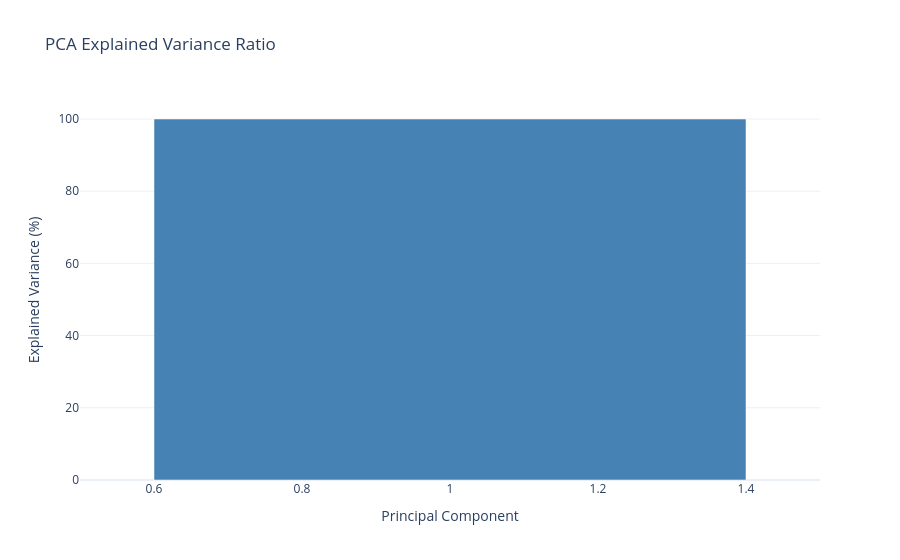
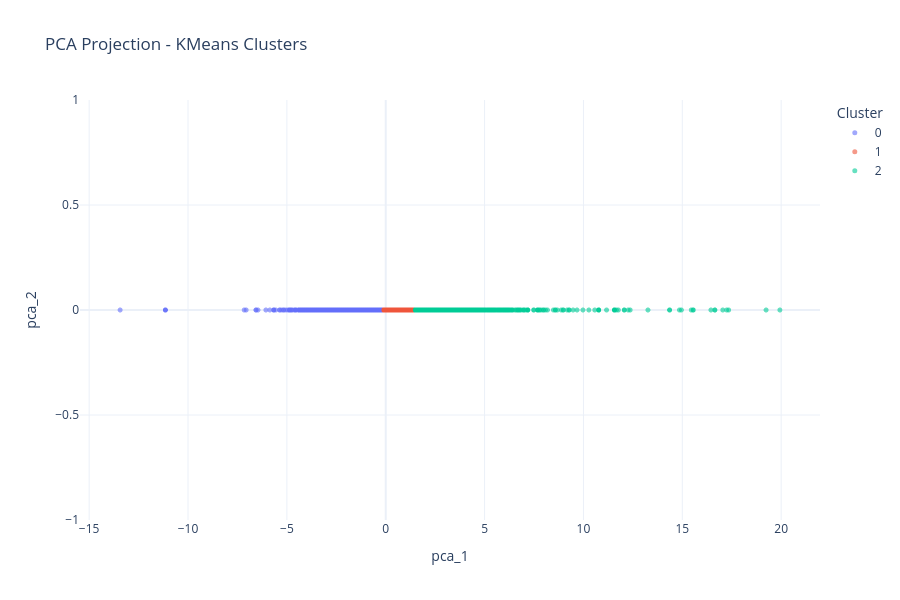

The notebook cell these images were saved under, in order:
### Markdown cell above
## 3. Reducción de Dimensionalidad y Visualización

### 3.1 PCA Analysis

### Code cell
# Cargar o construir embeddings y varianza de PCA si faltan
report_dir = Path('../data/08_reports')
pca_embed_path = report_dir / 'pca_embedding.csv'
pca_var_path = report_dir / 'pca_explained_variance.csv'

if not pca_embed_path.exists() or not pca_var_path.exists():
    if 'features' not in globals() or features.empty:
        raise FileNotFoundError("Missing PCA files and 'features' dataframe is empty or undefined.")

    # Estandarizar y calcular PCA (hasta 2 componentes; si solo hay 1 feature, crear pca_2=0 para el scatter)
    X_pca_src = features.values.astype(np.float32, copy=False)
    scaler = StandardScaler()
    X_pca = scaler.fit_transform(X_pca_src)

    n_comp = max(1, min(2, X_pca.shape[1]))
    pca = PCA(n_components=n_comp, random_state=42)
    Z = pca.fit_transform(X_pca)

    pca_df = pd.DataFrame(Z, columns=[f'pca_{i+1}' for i in range(n_comp)], index=features.index)
    if 'pca_2' not in pca_df.columns:
        pca_df['pca_2'] = 0.0  # asegurar 2D para la gráfica

    # Adjuntar etiqueta de KMeans para colorear
    if 'cluster_labels' in globals() and not cluster_labels.empty and 'kmeans_label' in cluster_labels.columns:
        pca_df['kmeans_label'] = cluster_labels['kmeans_label'].values
    elif 'labels_km' in globals() and isinstance(labels_km, np.ndarray) and len(labels_km) == len(pca_df):
        pca_df['kmeans_label'] = labels_km
    else:
        k_for_build = int(globals().get('k_opt', 3))
        km_temp = KMeans(n_clusters=k_for_build, random_state=42, n_init='auto')
        pca_df['kmeans_label'] = km_temp.fit_predict(features.values)

    pca_variance = pd.DataFrame({
        'component': list(range(1, n_comp + 1)),
        'explained_variance_ratio': pca.explained_variance_ratio_
    })

    report_dir.mkdir(parents=True, exist_ok=True)
    pca_df.to_csv(pca_embed_path)
    pca_variance.to_csv(pca_var_path, index=False)
    print(f"✓ Built PCA embeddings → {pca_embed_path}")
    print(f"✓ Saved PCA explained variance → {pca_var_path}")

# Cargar embeddings creados/guardados
pca_df = pd.read_csv(pca_embed_path, index_col=0)
pca_variance = pd.read_csv(pca_var_path)

# Visualizar varianza explicada
fig = go.Figure()
fig.add_trace(go.Bar(
    x=pca_variance['component'],
    y=pca_variance['explained_variance_ratio'] * 100,
    marker_color='steelblue'
))

fig.update_layout(
    title='PCA Explained Variance Ratio',
    xaxis_title='Principal Component',
    yaxis_title='Explained Variance (%)',
    template='plotly_white'
)
fig.show()

total_variance = pca_variance['explained_variance_ratio'].sum() * 100
print(f"\n✅ Total variance explained by {len(pca_variance)} components: {total_variance:.2f}%")

# PCA Scatter Plot (interactivo)
fig = px.scatter(
    pca_df,
    x='pca_1',
    y='pca_2',
    color=pca_df['kmeans_label'].astype(str),
    title='PCA Projection - KMeans Clusters',
    labels={'color': 'Cluster'},
    template='plotly_white',
    width=900,
    height=600
)

fig.update_traces(marker=dict(size=5, opacity=0.6))
fig.show()

### Figure 1 — Plotly figure (JSON) as saved in the notebook; plotly's stock layout.template omitted (floating-point values rounded to 4 significant figures)
{"data": [{"marker": {"color": "steelblue"}, "type": "bar", "x": [1], "y": [100]}], "layout": {"title": {"text": "PCA Explained Variance Ratio"}, "xaxis": {"title": {"text": "Principal Component"}}, "yaxis": {"title": {"text": "Explained Variance (%)"}}}}

### Figure 2 — Plotly figure (JSON) as saved in the notebook; plotly's stock layout.template omitted (floating-point values rounded to 4 significant figures; data arrays with more than 128 entries replaced by an {"elided": "..."} marker saying what was removed)
{"data": [{"hovertemplate": "Cluster=0<br>pca_1=%{x}<br>pca_2=%{y}<extra></extra>", "legendgroup": "0", "marker": {"color": "#636efa", "opacity": 0.6, "size": 5, "symbol": "circle"}, "mode": "markers", "name": "0", "showlegend": true, "type": "scattergl", "x": {"elided": "39009 float values"}, "xaxis": "x", "y": {"elided": "39009 int values"}, "yaxis": "y"}, {"hovertemplate": "Cluster=1<br>pca_1=%{x}<br>pca_2=%{y}<extra></extra>", "legendgroup": "1", "marker": {"color": "#EF553B", "opacity": 0.6, "size": 5, "symbol": "circle"}, "mode": "markers", "name": "1", "showlegend": true, "type": "scattergl", "x": {"elided": "43959 float values"}, "xaxis": "x", "y": {"elided": "43959 int values"}, "yaxis": "y"}, {"hovertemplate": "Cluster=2<br>pca_1=%{x}<br>pca_2=%{y}<extra></extra>", "legendgroup": "2", "marker": {"color": "#00cc96", "opacity": 0.6, "size": 5, "symbol": "circle"}, "mode": "markers", "name": "2", "showlegend": true, "type": "scattergl", "x": {"elided": "4454 float values"}, "xaxis": "x", "y": {"elided": "4454 int values"}, "yaxis": "y"}], "layout": {"height": 600, "legend": {"title": {"text": "Cluster"}, "tracegroupgap": 0}, "title": {"text": "PCA Projection - KMeans Clusters"}, "width": 900, "xaxis": {"anchor": "y", "domain": [0, 1], "title": {"text": "pca_1"}}, "yaxis": {"anchor": "x", "domain": [0, 1], "title": {"text": "pca_2"}}}}
